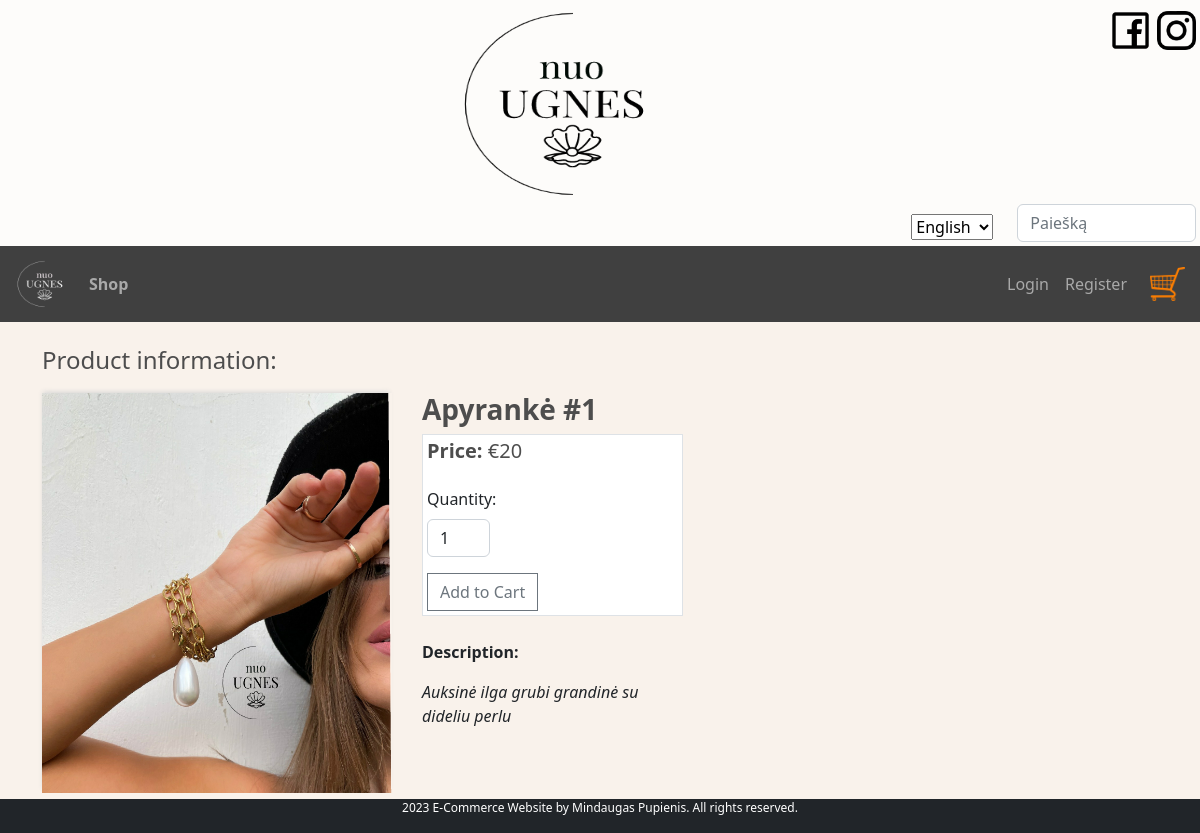
The page /1 on the database its author committed.
### shop/models.py (models this page shows, shortened)
class Product(models.Model):
    name = models.CharField(_('Name'), max_length=150)
    price = models.IntegerField(_('Price'))
    description = models.TextField(_('Description'), null=True, blank=True)
    cover = models.ImageField(_('Cover'), upload_to='covers', null=True)
    category = models.ForeignKey(Category, on_delete=models.CASCADE, blank=True, null=True)
    CATEGORY_CHOICES = (
        ('1', _('Kita')),
        ('2', _('Auskarai')),
        ('3', _('Apyrankės')),
        ('4', _('Sagės')),
        ('5', _('Kaklo papuošalai')),
        ('6', _('Aksesuarai')),
        ('7', _('Dovanų kuponai')),
        ('8', _('Kalėdiniai vainikai')),
    )
    class Meta:
        verbose_name = _('Product')
        verbose_name_plural = _('Products')

### shop/views.py (the view, shortened to what this page needs)
# urls.py: path('<int:pk>', views.productdetail, name='product-detail'),
def productdetail(request, pk):
    context = {}
    context['product'] = Product.objects.get(id=pk)
    return render(request, 'product_detail.html', context=context)

### shop/templates/product_detail.html (shortened to what this page needs)
{% extends "base.html" %}
{% load i18n %}
{% block content %}
<h4>{% trans 'Product information:' %}</h4>
<div class="row">
  <div class="col-lg-4">
  <img class="thumbnail" style="width:350px;height:400px;" src="{{product.cover.url}}">
  </div>
  <div class="col-lg-3">
  <h3><strong> {{ product.name }}</strong> </h3>
    <div class="p-1 bg-white border">
  <h5><strong>Price:</strong> €{{ product.price }}</h5>
      <div class="row">
      <form method="post">
          <div class="col-lg-3">
  <div class="mb-3 mt-3">
    <label class="form-label">{% trans 'Quantity:' %}</label>
    <input type="number" class="form-control" value="1" name="quantity">
      </div>
      </div>
    <div class="col-lg-6">
    <div class="form-group">
        <button type="submit" class="btn btn-outline-secondary">{% trans 'Add to Cart' %}</button>
</div>
    </div>
</form>
</div>
</div>
    <br>
  <p><strong> {% trans 'Description:' %}</strong></p>
    <p><i>{{ product.description }}</i></p>
</div>
</div>
{% endblock %}

### shop/static/css/styles.css (style rules this page uses)
body { background-color:#f9f2eb; margin-bottom: 40px!important; }
h1,h2,h3,h4,h5,h6 { color:hsl(0, 0%, 30%); }
.thumbnail { width: 200px; height: 200px; -webkit-box-shadow: -1px -3px 5px -2px rgba(214,214,214,1); -moz-box-shadow: -1px -3px 5px -2px rgba(214,214,214,1); box-shadow: -1px -3px 5px -2px rgba(214,214,214,1); }
.col-lg-3, .col-lg-4, .col-lg-6, .col-lg-8, .col-lg-12 { margin-top: 10px; }
.btn { border-radius: 0; }

### rows shown on the page
Product: cover (picture), name "Apyrankė #1", price "20", description "Auksinė ilga grubi grandinė su dideliu perlu"

### other values the page prints
form field language "English"
